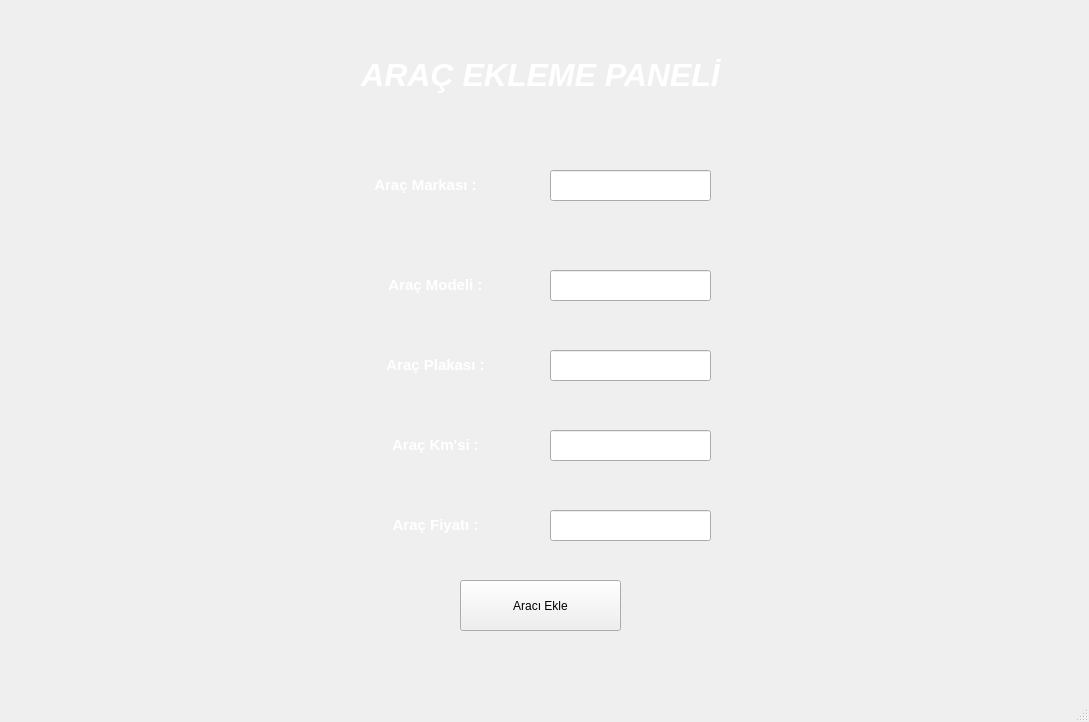
<?xml version="1.0" encoding="UTF-8"?>
<ui version="4.0">
 <class>MainWindow</class>
 <widget class="QMainWindow" name="MainWindow">
  <property name="geometry">
   <rect>
    <x>0</x>
    <y>0</y>
    <width>1089</width>
    <height>722</height>
   </rect>
  </property>
  <property name="windowTitle">
   <string>MainWindow</string>
  </property>
  <widget class="QWidget" name="centralwidget">
   <widget class="QLabel" name="label">
    <property name="geometry">
     <rect>
      <x>-10</x>
      <y>-40</y>
      <width>1141</width>
      <height>741</height>
     </rect>
    </property>
    <property name="text">
     <string/>
    </property>
    <property name="pixmap">
     <pixmap>75515051-dark-background-with-spotlights-light-studio.jpg</pixmap>
    </property>
    <property name="scaledContents">
     <bool>true</bool>
    </property>
   </widget>
   <widget class="QLabel" name="label_2">
    <property name="geometry">
     <rect>
      <x>260</x>
      <y>10</y>
      <width>561</width>
      <height>131</height>
     </rect>
    </property>
    <property name="text">
     <string>&lt;html&gt;&lt;head/&gt;&lt;body&gt;&lt;p align=&quot;center&quot;&gt;&lt;span style=&quot; font-size:24pt; font-weight:600; font-style:italic; color:#ffffff;&quot;&gt;ARAÇ EKLEME PANELİ&lt;/span&gt;&lt;/p&gt;&lt;/body&gt;&lt;/html&gt;</string>
    </property>
   </widget>
   <widget class="QLabel" name="label_3">
    <property name="geometry">
     <rect>
      <x>350</x>
      <y>170</y>
      <width>151</width>
      <height>31</height>
     </rect>
    </property>
    <property name="text">
     <string>&lt;html&gt;&lt;head/&gt;&lt;body&gt;&lt;p align=&quot;center&quot;&gt;&lt;span style=&quot; font-size:11pt; font-weight:600; color:#ffffff;&quot;&gt;Araç Markası :&lt;/span&gt;&lt;/p&gt;&lt;/body&gt;&lt;/html&gt;</string>
    </property>
   </widget>
   <widget class="QLabel" name="label_4">
    <property name="geometry">
     <rect>
      <x>360</x>
      <y>270</y>
      <width>151</width>
      <height>31</height>
     </rect>
    </property>
    <property name="text">
     <string>&lt;html&gt;&lt;head/&gt;&lt;body&gt;&lt;p align=&quot;center&quot;&gt;&lt;span style=&quot; font-size:11pt; font-weight:600; color:#ffffff;&quot;&gt;Araç Modeli :&lt;/span&gt;&lt;/p&gt;&lt;/body&gt;&lt;/html&gt;</string>
    </property>
   </widget>
   <widget class="QLabel" name="label_5">
    <property name="geometry">
     <rect>
      <x>360</x>
      <y>350</y>
      <width>151</width>
      <height>31</height>
     </rect>
    </property>
    <property name="text">
     <string>&lt;html&gt;&lt;head/&gt;&lt;body&gt;&lt;p align=&quot;center&quot;&gt;&lt;span style=&quot; font-size:11pt; font-weight:600; color:#ffffff;&quot;&gt;Araç Plakası :&lt;/span&gt;&lt;/p&gt;&lt;/body&gt;&lt;/html&gt;</string>
    </property>
   </widget>
   <widget class="QLabel" name="label_6">
    <property name="geometry">
     <rect>
      <x>360</x>
      <y>430</y>
      <width>151</width>
      <height>31</height>
     </rect>
    </property>
    <property name="text">
     <string>&lt;html&gt;&lt;head/&gt;&lt;body&gt;&lt;p align=&quot;center&quot;&gt;&lt;span style=&quot; font-size:11pt; font-weight:600; color:#ffffff;&quot;&gt;Araç Km'si :&lt;/span&gt;&lt;/p&gt;&lt;/body&gt;&lt;/html&gt;</string>
    </property>
   </widget>
   <widget class="QPushButton" name="aracekleme">
    <property name="geometry">
     <rect>
      <x>460</x>
      <y>580</y>
      <width>161</width>
      <height>51</height>
     </rect>
    </property>
    <property name="text">
     <string>Aracı Ekle</string>
    </property>
   </widget>
   <widget class="QLineEdit" name="aracmarka">
    <property name="geometry">
     <rect>
      <x>550</x>
      <y>170</y>
      <width>161</width>
      <height>31</height>
     </rect>
    </property>
   </widget>
   <widget class="QLineEdit" name="aracmodel">
    <property name="geometry">
     <rect>
      <x>550</x>
      <y>270</y>
      <width>161</width>
      <height>31</height>
     </rect>
    </property>
   </widget>
   <widget class="QLineEdit" name="aracplaka">
    <property name="geometry">
     <rect>
      <x>550</x>
      <y>350</y>
      <width>161</width>
      <height>31</height>
     </rect>
    </property>
   </widget>
   <widget class="QLineEdit" name="arackm">
    <property name="geometry">
     <rect>
      <x>550</x>
      <y>430</y>
      <width>161</width>
      <height>31</height>
     </rect>
    </property>
   </widget>
   <widget class="QLabel" name="label_7">
    <property name="geometry">
     <rect>
      <x>360</x>
      <y>510</y>
      <width>151</width>
      <height>31</height>
     </rect>
    </property>
    <property name="text">
     <string>&lt;html&gt;&lt;head/&gt;&lt;body&gt;&lt;p align=&quot;center&quot;&gt;&lt;span style=&quot; font-size:11pt; font-weight:600; color:#ffffff;&quot;&gt;Araç Fiyatı :&lt;/span&gt;&lt;/p&gt;&lt;/body&gt;&lt;/html&gt;</string>
    </property>
   </widget>
   <widget class="QLineEdit" name="aracfiyat">
    <property name="geometry">
     <rect>
      <x>550</x>
      <y>510</y>
      <width>161</width>
      <height>31</height>
     </rect>
    </property>
   </widget>
  </widget>
  <widget class="QMenuBar" name="menubar">
   <property name="geometry">
    <rect>
     <x>0</x>
     <y>0</y>
     <width>1089</width>
     <height>26</height>
    </rect>
   </property>
  </widget>
  <widget class="QStatusBar" name="statusbar"/>
 </widget>
 <resources/>
 <connections/>
</ui>
